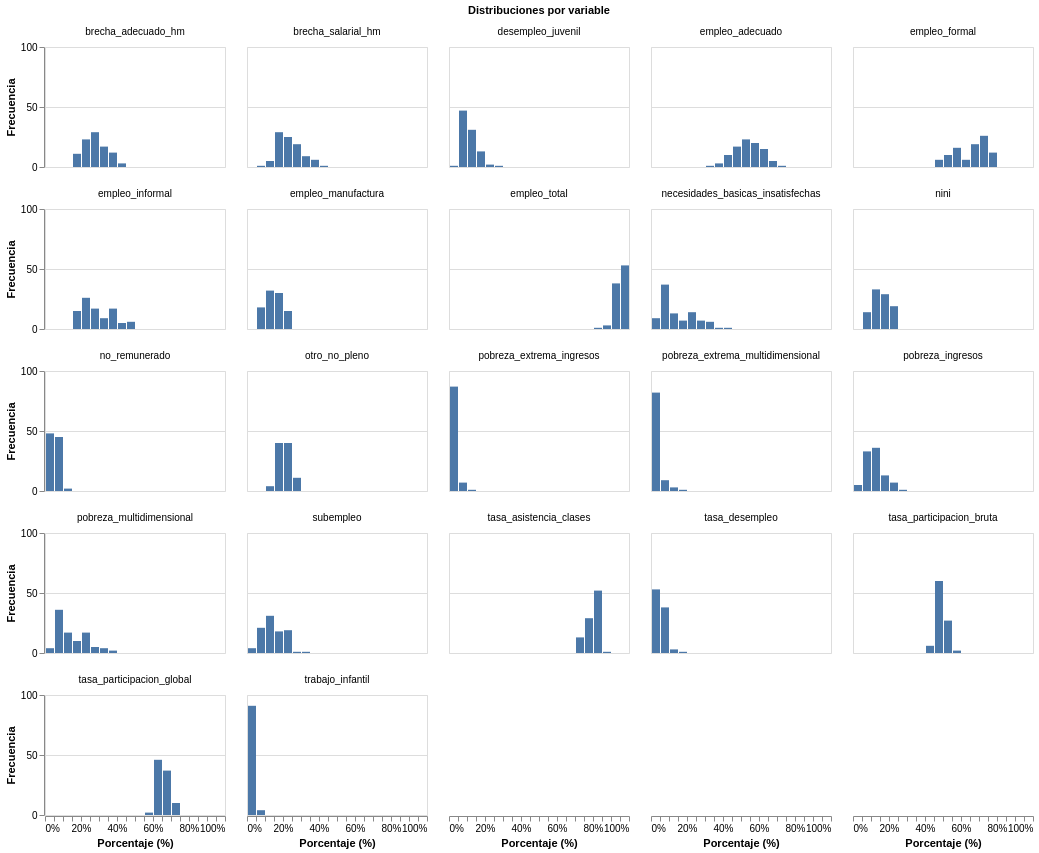

Notebook code cell kept with this figure:
### Code cell
chart_hist = alt.Chart(df_long).mark_bar().encode(
    x=alt.X(
        'valor:Q',
        bin=alt.Bin(maxbins=30),
        scale=alt.Scale(domain=[0, 100]),
        title='Porcentaje (%)',
        axis=alt.Axis(format='.0f', labelExpr="datum.label + '%'")
    ),
    y=alt.Y('count():Q', title='Frecuencia')
).properties(
    width=180,
    height=120
).facet(
    facet=alt.Facet('variable:N', title='Distribuciones por variable'),
    columns=5
)

chart_hist

### Figure 1 — Vega-Lite specification as saved in the notebook (floating-point values rounded to 4 significant figures; data arrays with more than 128 entries replaced by an {"elided": "..."} marker saying what was removed)
{"config": {"view": {"continuousWidth": 300, "continuousHeight": 300}}, "data": {"name": "data-9563913cc4ade1133274795a4ad3dd34"}, "facet": {"field": "variable", "title": "Distribuciones por variable", "type": "nominal"}, "spec": {"mark": {"type": "bar"}, "encoding": {"x": {"axis": {"format": ".0f", "labelExpr": "datum.label + '%'"}, "bin": {"maxbins": 30}, "field": "valor", "scale": {"domain": [0, 100]}, "title": "Porcentaje (%)", "type": "quantitative"}, "y": {"aggregate": "count", "title": "Frecuencia", "type": "quantitative"}}, "height": 120, "width": 180}, "columns": 5, "$schema": "https://vega.github.io/schema/vega-lite/v6.1.0.json", "datasets": {"data-9563913cc4ade1133274795a4ad3dd34": {"elided": "2090 records"}}}
